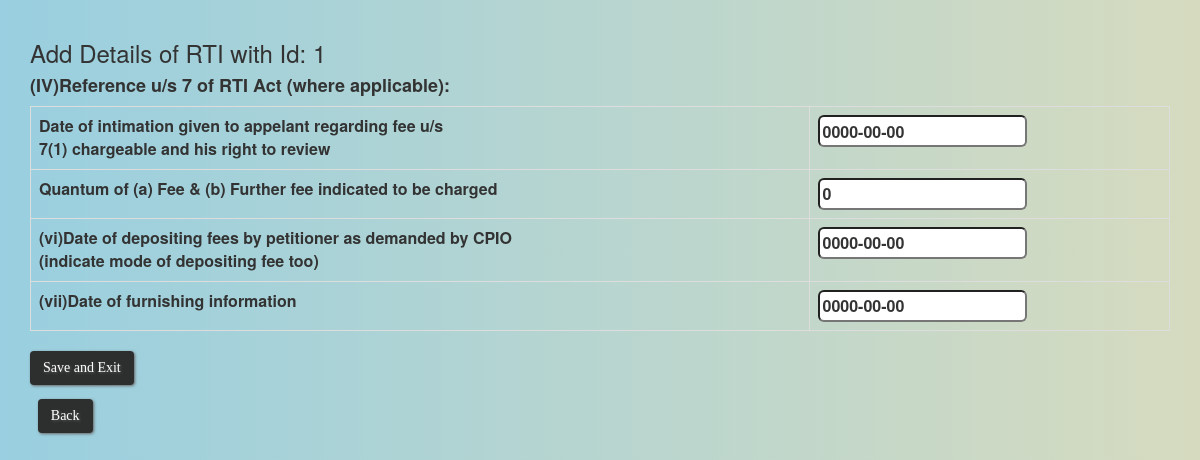
Before: /ongoing_rti/section4.php?id=1 (signed in) with the older database file.
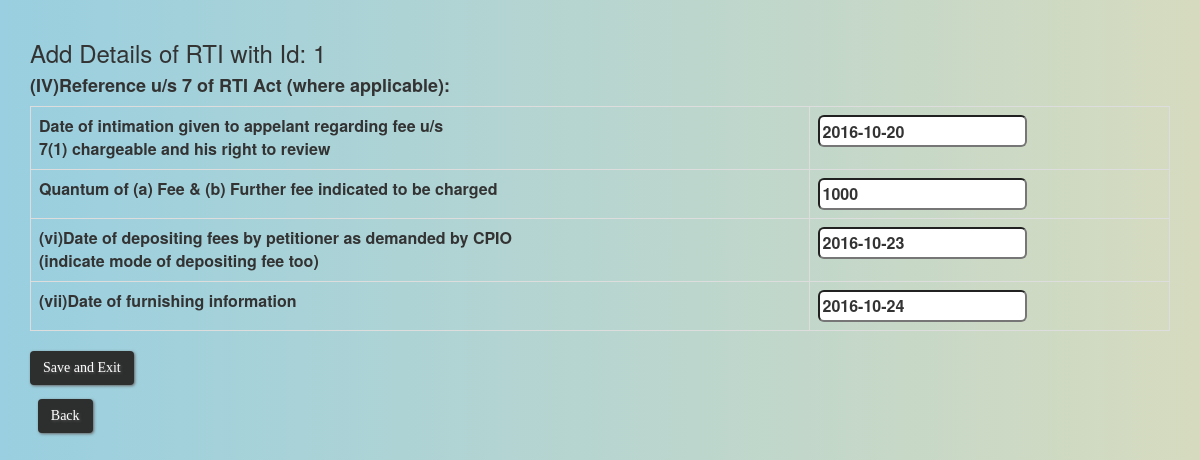
After: the same page with the newer database file.
### tables this page shows
CREATE TABLE `section4` (
  `id` int(11) NOT NULL,
  `info_fee_date` date NOT NULL,
  `info_fee` int(11) NOT NULL,
  `fee_submit_date` date NOT NULL,
  `given_info_date` date NOT NULL,
  `info_time` int(11) NOT NULL
);

### ongoing_rti/section4.php (the view, shortened to what this page needs)
<?php
	if(!isset($_SESSION['login_access'])){
		header("location: ../errors/no_file.php");
	}
	else {
?>
		<html>
			<head>
				<link rel="stylesheet" href="../css/background.css">
				<link rel="stylesheet" href="../bootstrap/css/bootstrap.min.css">
			</head>
			<body>
				<div class="container">
					<?php
						$Id = $_GET['id'];
						echo "<br><h3>Add Details of RTI with Id: ".$Id."</h3>";
						include '../db/config_database.php';
						$query=" SELECT * FROM section4 WHERE id=".$Id.";";
						$r= mysqli_query($con, $query);
						$res=mysqli_fetch_assoc($r);
						if($res) {
					?>
							<h4><strong>(IV)Reference u/s 7 of RTI Act (where applicable):</strong></h4>
							<form action='../appellant_interface/reply&section4.php' method=post>
								<table class="table table-bordered">
									<tr>
										<th> Date of intimation given to appelant regarding fee u/s</br> 7(1) chargeable  and his right to review</th>
										<th><input type="text" style="height:32px" name="info_fee_date" id="Name" value=<?php echo $res['info_fee_date']; ?> placeholder="YYYY-MM-DD"></th>
									</tr>
									<tr>
										<th>Quantum of (a) Fee & (b) Further fee indicated to be charged</th>
										<th><input type="text" style="height:32px" name="info_fee" id="Name" value=<?php echo $res['info_fee']; ?> placeholder=""></th>
									</tr>
									<tr>
										<th>(vi)Date of depositing fees by petitioner as demanded by CPIO </br>(indicate mode of depositing fee too)</th>
										<th><input type="text" style="height:32px" name="fee_submit_date" id="Name" value=<?php echo $res['fee_submit_date']; ?> placeholder="YYYY-MM-DD"></th>
									</tr>
									<tr>
										<th>(vii)Date of furnishing information </th>
										<th><input type="text" style="height:32px" name="given_info_date" id="Name" value=<?php echo $res['given_info_date']; ?> placeholder="YYYY-MM-DD"></th>
									</tr>
								</table>
								<?php
								echo "<input type='submit' value ='Save and Exit' class=btn name='submitSection4new'>
							</form>" ;
							echo "&nbsp&nbsp<a class='btn' href='ongoing_rti_option.php?id=".$Id."''>Back</a>" ;
						}
								?>
					</div>
			</body>
		</html>
<?php
	}
?>

Changed rows visible on the page:
changed section4: info_fee_date "0000-00-00" → "2016-10-20"; info_fee "0" → "1000"; fee_submit_date "0000-00-00" → "2016-10-23"; given_info_date "0000-00-00" → "2016-10-24"
